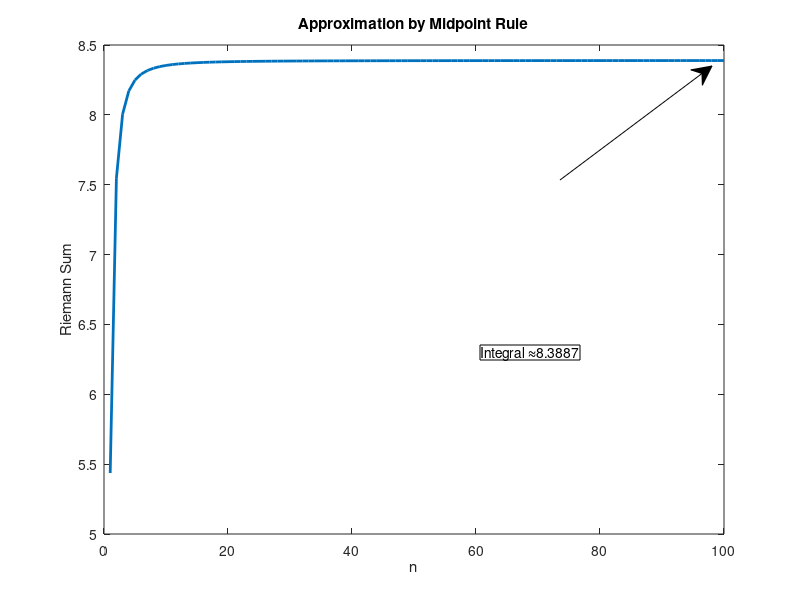

This figure's MATLAB source: (Note: this script raises an error after producing the figure.)
%% Approximate Integration, Calc II, Spring 2019/AU, RR %%

% remember, we are calculating integral from 0 to 2 of xe^x dx

a=0;            % integration limits
b=2;

ns=1:100;
integralValues=zeros(size(ns));
ourFunction=@(x) x.*exp(x);

for n=ns;
    deltaX=(b-a)/n;
    xs=a+(0:n)*deltaX;
    xsBar=(xs(1:end-1)+xs(2:end))/2;
    f=ourFunction(xsBar);
    integralValues(n)=deltaX*sum(f);
end

%% Drawing figures
close all
figure(1)
plot(ns,integralValues,'Linewidth',2)
title('Approximation by Midpoint Rule')
xlabel('n')
ylabel('Riemann Sum')

dim = [.6 .4 .9 .3];
str = ['Integral \approx', num2str(integralValues(end))];
annotation('textbox',dim,'String',str,'FitBoxToText','on');
xa = [.7 .89];
ya = [.7 .89];
annotation('arrow',xa,ya)
ax = gca;
ax.FontSize = 12;
grid